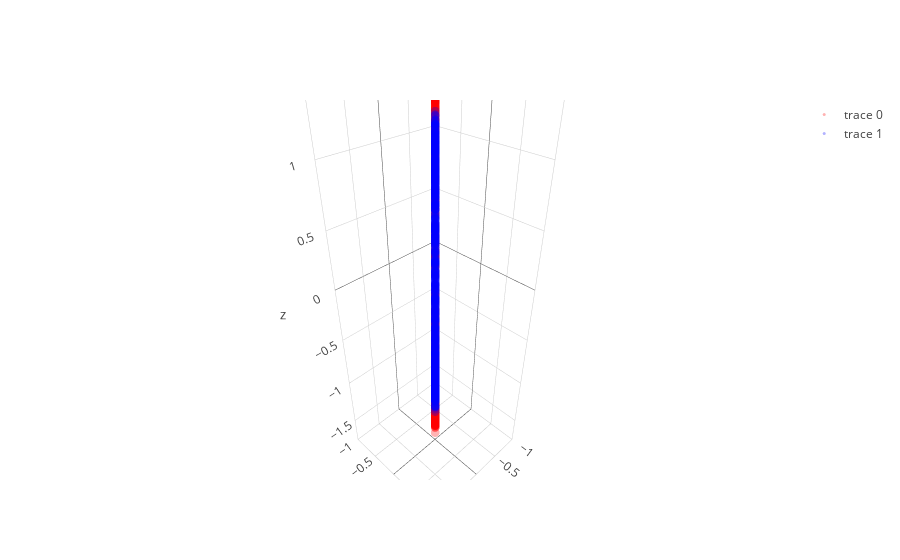
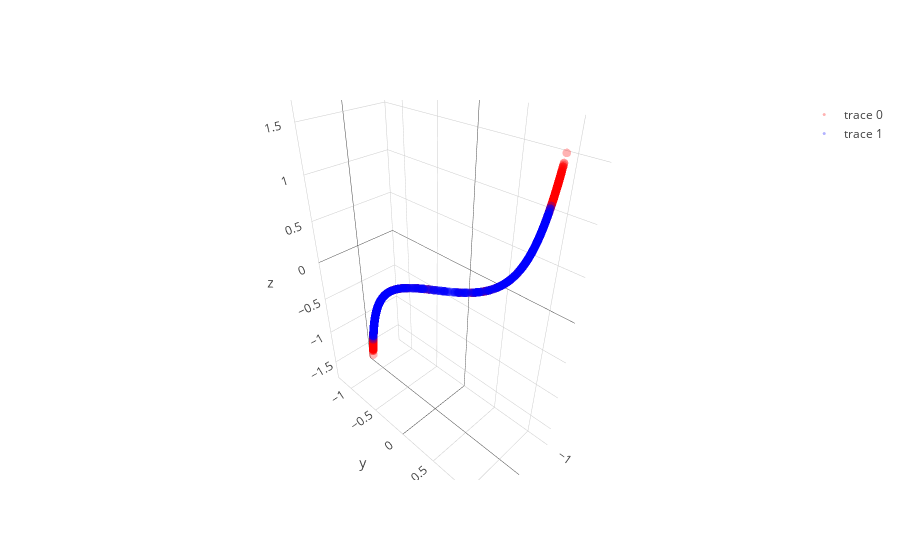

These figures' notebook cell, in order:
### Code cell
learning_rate = 0.00008; beta1=0.999; beta2=0.999; adam_e = 1e-8 

l1 = PCA_layer(2,3)
l1b= batch_norm()
l2 = PCA_layer(3,3)
l2b= batch_norm()
l3 = PCA_layer(3,2)

mini_batch_size    = 20
training_iteration = 100

copyX = np.copy(X)
for iter in range(training_iteration):

    copyX = shuffle(copyX)
    for current_batch_index in range(0,len(X),mini_batch_size):
        current_batch = copyX[current_batch_index:current_batch_index+mini_batch_size]
        layer1,layer1_var = l1.feed_non(current_batch,1)
        layer1bn = l1b.feed(layer1)
        layer2,layer2_var = l2.feed_non(layer1bn,1)
        layer2bn = l2b.feed(layer2)
        layer3,layer3_var = l3.feed_linear(layer2bn)

        sys.stdout.write("Iter: " + str(iter) + " " + str(layer1_var.mean() + layer2_var.mean() + layer3_var.mean()) + '\r')
        sys.stdout.flush()
        
        grad3 = l3.back_linear()
        grad2bn = l2b.back(grad3)
        grad2 = l2.back_non(grad2bn,cancel=0,sign_value=-1)
        grad1bn = l1b.back(grad2)
        grad1 = l1.back_non(grad1bn,cancel=0,sign_value=-1)
   
layer1,layer1_var = l1.feed_non(X,0)
layer1bn = l1b.feed(layer1)
layer2,layer2_var = l2.feed_non(layer1bn,0)
layer2bn = l2b.feed(layer2)
layer3,layer3_var = l3.feed_linear(layer2bn)

trace1 = go.Scatter3d(
    x=layer1bn[y==0,0],
    y=layer1bn[y==0,1],
    z=layer1bn[y==0,2],
    mode='markers',
    line=dict(color='red',width=0.5),
    marker=dict(size=3,opacity=0.3)
)
trace2 = go.Scatter3d(
    x=layer1bn[y==1,0],
    y=layer1bn[y==1,1],
    z=layer1bn[y==1,2],
    mode='markers',
    line=dict(color='blue',width=0.5),
    marker=dict(size=3,opacity=0.3)
)
data = [trace1,trace2]
fig  = go.Figure(data=data)
iplot(fig)

trace1 = go.Scatter3d(
    x=layer2bn[y==0,0],
    y=layer2bn[y==0,1],
    z=layer2bn[y==0,2],
    mode='markers',
    line=dict(color='red',width=0.5),
    marker=dict(size=3,opacity=0.3)
)
trace2 = go.Scatter3d(
    x=layer2bn[y==1,0],
    y=layer2bn[y==1,1],
    z=layer2bn[y==1,2],
    mode='markers',
    line=dict(color='blue',width=0.5),
    marker=dict(size=3,opacity=0.3)
)
data = [trace1,trace2]
fig  = go.Figure(data=data)
iplot(fig)

plt.figure(figsize=(8,6))
plt.scatter(layer3[y==0, 0], layer3[y==0, 1], color='red', alpha=0.5)
plt.scatter(layer3[y==1, 0], layer3[y==1, 1], color='blue', alpha=0.5)
plt.show()

### Figure 1 — Plotly figure (JSON) as saved in the notebook; plotly's stock layout.template omitted (floating-point values rounded to 4 significant figures; data arrays with more than 128 entries replaced by an {"elided": "..."} marker saying what was removed)
{"data": [{"line": {"color": "red", "width": 0.5}, "marker": {"opacity": 0.3, "size": 3}, "mode": "markers", "type": "scatter3d", "uid": "ccf9ea16-b122-467e-b084-bd13749d1561", "x": {"elided": "750 float values"}, "y": {"elided": "750 int values"}, "z": {"elided": "750 float values"}}, {"line": {"color": "blue", "width": 0.5}, "marker": {"opacity": 0.3, "size": 3}, "mode": "markers", "type": "scatter3d", "uid": "aceadac6-f7c6-4061-a7f1-48cceaa233ef", "x": {"elided": "750 float values"}, "y": {"elided": "750 int values"}, "z": {"elided": "750 float values"}}], "layout": {}}

### Figure 2 — Plotly figure (JSON) as saved in the notebook; plotly's stock layout.template omitted (floating-point values rounded to 4 significant figures; data arrays with more than 128 entries replaced by an {"elided": "..."} marker saying what was removed)
{"data": [{"line": {"color": "red", "width": 0.5}, "marker": {"opacity": 0.3, "size": 3}, "mode": "markers", "type": "scatter3d", "uid": "be6465c4-6729-4df1-9fdd-21290c97508e", "x": {"elided": "750 float values"}, "y": {"elided": "750 float values"}, "z": {"elided": "750 float values"}}, {"line": {"color": "blue", "width": 0.5}, "marker": {"opacity": 0.3, "size": 3}, "mode": "markers", "type": "scatter3d", "uid": "b323a855-843b-431e-8353-3a68df6e9d70", "x": {"elided": "750 float values"}, "y": {"elided": "750 float values"}, "z": {"elided": "750 float values"}}], "layout": {}}
